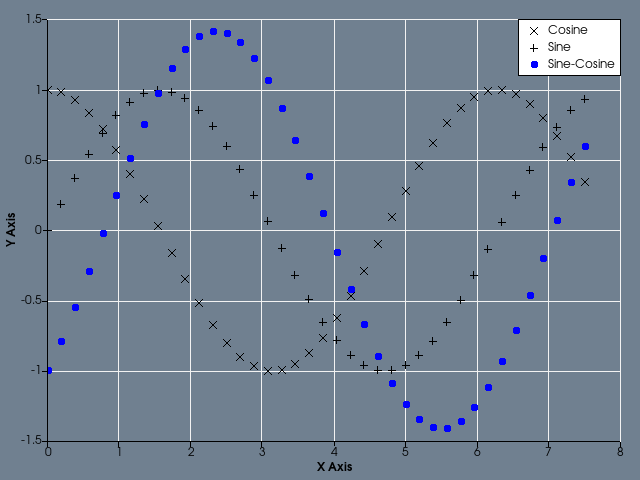

The Python source for this figure:
#!/usr/bin/env python

# Scatter plot of trig functions using a chart overlay on the VTK pipeline.

import math

# Factory overrides: importing these modules registers the OpenGL rendering
# and interaction style implementations for vtkRenderingCore factory classes.
import vtkmodules.vtkInteractionStyle  # noqa: F401
import vtkmodules.vtkRenderingContextOpenGL2  # noqa: F401
import vtkmodules.vtkRenderingOpenGL2  # noqa: F401

# VTK pipeline classes used in this example
from vtkmodules.vtkChartsCore import (
    vtkChart,
    vtkChartXY,
    vtkPlotPoints,
)
from vtkmodules.vtkCommonCore import vtkFloatArray
from vtkmodules.vtkCommonDataModel import vtkTable
from vtkmodules.vtkRenderingContext2D import vtkContextActor
from vtkmodules.vtkRenderingCore import (
    vtkRenderWindow,
    vtkRenderWindowInteractor,
    vtkRenderer,
)

# Colors (normalized RGB)
slate_gray_rgb = (0.439, 0.502, 0.565)

# Data: generate trig function values
table = vtkTable()

arr_x = vtkFloatArray()
arr_x.SetName("X Axis")

arr_cos = vtkFloatArray()
arr_cos.SetName("Cosine")

arr_sin = vtkFloatArray()
arr_sin.SetName("Sine")

arr_diff = vtkFloatArray()
arr_diff.SetName("Sine-Cosine")

table.AddColumn(arr_x)
table.AddColumn(arr_cos)
table.AddColumn(arr_sin)
table.AddColumn(arr_diff)

num_points = 40
inc = 7.5 / (num_points - 1)
table.SetNumberOfRows(num_points)
for i in range(num_points):
    table.SetValue(i, 0, i * inc)
    table.SetValue(i, 1, math.cos(i * inc))
    table.SetValue(i, 2, math.sin(i * inc))
    table.SetValue(i, 3, math.sin(i * inc) - math.cos(i * inc))

# Chart: create a 2D XY chart with three scatter series
chart = vtkChartXY()
chart.SetShowLegend(True)

points = chart.AddPlot(vtkChart.POINTS)
points.SetInputData(table, 0, 1)
points.SetColor(0, 0, 0, 255)
points.SetWidth(1.0)
points.SetMarkerStyle(vtkPlotPoints.CROSS)

points = chart.AddPlot(vtkChart.POINTS)
points.SetInputData(table, 0, 2)
points.SetColor(0, 0, 0, 255)
points.SetWidth(1.0)
points.SetMarkerStyle(vtkPlotPoints.PLUS)

points = chart.AddPlot(vtkChart.POINTS)
points.SetInputData(table, 0, 3)
points.SetColor(0, 0, 255, 255)
points.SetWidth(1.0)
points.SetMarkerStyle(vtkPlotPoints.CIRCLE)

# ContextActor: overlay the chart on the normal VTK rendering pipeline
context_actor = vtkContextActor()
context_actor.GetScene().AddItem(chart)

# Renderer: assemble the scene
renderer = vtkRenderer()
renderer.SetBackground(slate_gray_rgb)
renderer.AddActor(context_actor)
context_actor.GetScene().SetRenderer(renderer)

# Window: display the rendered scene
render_window = vtkRenderWindow()
render_window.AddRenderer(renderer)
render_window.SetWindowName("scatter plot")
render_window.SetMultiSamples(0)
render_window.SetSize(640, 480)

# Interactor: handle mouse and keyboard events
render_window_interactor = vtkRenderWindowInteractor()
render_window_interactor.SetRenderWindow(render_window)

# Launch the interactive visualization
render_window_interactor.Initialize()
render_window_interactor.Start()
